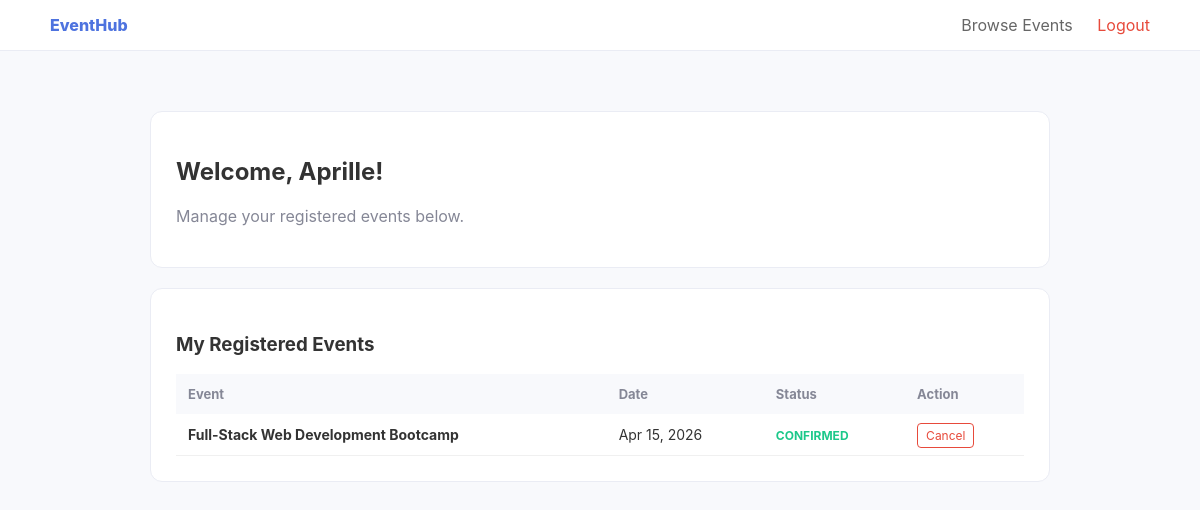
The app's page /profile.php (signed in) with its own data.
### tables this page shows
CREATE TABLE `users` (
  `id` int(11) NOT NULL,
  `fullname` varchar(100) NOT NULL,
  `username` varchar(50) NOT NULL,
  `password` varchar(255) NOT NULL,
  `role` enum('admin','user') DEFAULT 'user',
  `created_at` timestamp NOT NULL DEFAULT current_timestamp()
);

CREATE TABLE `registrations` (
  `id` int(11) NOT NULL,
  `user_id` int(11) NOT NULL,
  `event_id` int(11) NOT NULL,
  `reg_date` timestamp NOT NULL DEFAULT current_timestamp(),
  `status` enum('pending','confirmed','cancelled') DEFAULT 'pending'
);

CREATE TABLE `events` (
  `id` int(11) NOT NULL,
  `title` varchar(200) NOT NULL,
  `description` text DEFAULT NULL,
  `event_date` date NOT NULL,
  `event_time` time NOT NULL,
  `location` varchar(255) DEFAULT NULL,
  `status` enum('upcoming','completed','cancelled') DEFAULT 'upcoming',
  `created_at` timestamp NOT NULL DEFAULT current_timestamp(),
  `image` varchar(255) DEFAULT 'default_event.jpg'
);

### profile.php (the view, shortened to what this page needs)
<?php
include 'db.php';
$user_id = $_SESSION['user_id'];
$user = $conn->query("SELECT * FROM users WHERE id = $user_id")->fetch_assoc();
$my_events = $conn->query("
    SELECT r.id as reg_id, e.title, e.event_date, e.location, r.status
    FROM registrations r
    JOIN events e ON r.event_id = e.id
    WHERE r.user_id = $user_id
    ORDER BY e.event_date ASC
");
?>
<!DOCTYPE html>
<html lang="en">
<head>
</head>
<body>
<div class="navbar">
    <div style="font-weight: 800; color: var(--primary);">EventHub</div>
    <div>
        <a href="index.php" style="text-decoration: none; color: #666; margin-right: 20px;">Browse Events</a>
        <a href="logout.php" style="text-decoration: none; color: var(--danger);">Logout</a>
    </div>
</div>
<div class="container">
    <div class="card">
        <h2>Welcome, <?php echo htmlspecialchars($user['fullname']); ?>!</h2>
        <p style="color: #858796;">Manage your registered events below.</p>
    </div>
    <div class="card">
        <h3>My Registered Events</h3>
        <table>
            <thead>
                <tr>
                    <th>Event</th>
                    <th>Date</th>
                    <th>Status</th>
                    <th>Action</th>
                </tr>
            </thead>
            <tbody>
                <?php if($my_events->num_rows > 0): ?>
                    <?php while($row = $my_events->fetch_assoc()): ?>
                    <tr>
                        <td><strong><?php echo htmlspecialchars($row['title']); ?></strong></td>
                        <td><?php echo date("M d, Y", strtotime($row['event_date'])); ?></td>
                        <td>
                            <span class="status <?php echo $row['status']; ?>">
                                <?php echo ucfirst($row['status']); ?>
                            </span>
                        </td>
                        <td>
                            <a href="profile.php?cancel_id=<?php echo $row['reg_id']; ?>"
                               class="btn-cancel"
                               onclick="return confirm('Are you sure you want to cancel your registration for this event?')">
                               Cancel
                            </a>
                        </td>
                    </tr>
                    <?php endwhile; ?>
                <?php else: ?>
                    <tr><td colspan="4" style="text-align: center; color: #aaa; padding: 30px;">You haven't registered for any events yet.</td></tr>
                <?php endif; ?>
            </tbody>
        </table>
    </div>
</div>
</body>
</html>

### profile.php (style rules this page uses)
:root { --primary: #4e73df; --bg: #f8f9fc; --danger: #e74a3b; }
body { font-family: 'Inter', sans-serif; background: var(--bg); margin: 0; color: #333; }
.navbar { background: white; padding: 15px 50px; border-bottom: 1px solid #eaecf4; display: flex; justify-content: space-between; }
.container { max-width: 900px; margin: 40px auto; padding: 20px; }
.card { background: white; padding: 25px; border-radius: 12px; border: 1px solid #eaecf4; margin-bottom: 20px; }
table { width: 100%; border-collapse: collapse; margin-top: 15px; }
th { text-align: left; padding: 12px; background: #f8f9fc; font-size: 13px; color: #858796; }
td { padding: 12px; border-bottom: 1px solid #f0f0f0; font-size: 14px; }
.status { font-weight: bold; font-size: 12px; text-transform: uppercase; }
.confirmed { color: #1cc88a; }
.btn-cancel { color: var(--danger); text-decoration: none; font-size: 12px; border: 1px solid var(--danger); padding: 4px 8px; border-radius: 4px; transition: 0.2s; }

### records on screen
users: fullname "Aprille"
registrations: event.title "Full-Stack Web Development Bootcamp", event.event_date "Apr 15, 2026", status "CONFIRMED"
